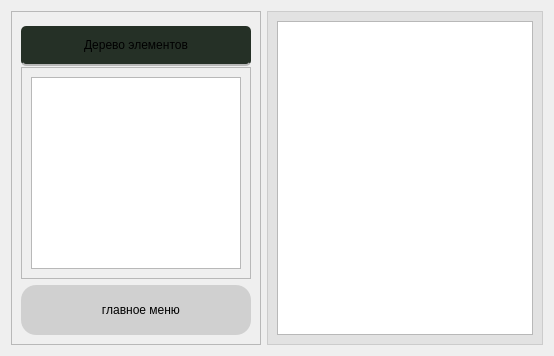
         <widget class="QWidget" name="page_3">
          <layout class="QHBoxLayout" name="horizontalLayout_7">
           <item>
            <widget class="QFrame" name="frame_5">
             <property name="minimumSize">
              <size>
               <width>250</width>
               <height>0</height>
              </size>
             </property>
             <property name="maximumSize">
              <size>
               <width>250</width>
               <height>16777215</height>
              </size>
             </property>
             <property name="styleSheet">
              <string notr="true">QPushButton{
	font: 12pt &quot;Sans Serif&quot;;
	background-color: rgba(195, 195, 195, 0.7);
border-radius: 15px;
}

QPushButton:hover {
	background-color: rgba(197, 197, 197, 0.4);
border: 3px   solid rgba(37, 48, 38, 1);
	 
}

QPushButton:pressed {
	background-color: rgba(216, 216, 216, 0.2);
}</string>
             </property>
             <property name="frameShape">
              <enum>QFrame::StyledPanel</enum>
             </property>
             <property name="frameShadow">
              <enum>QFrame::Raised</enum>
             </property>
             <layout class="QVBoxLayout" name="verticalLayout">
              <item>
               <widget class="QLabel" name="label_9">
                <property name="minimumSize">
                 <size>
                  <width>0</width>
                  <height>40</height>
                 </size>
                </property>
                <property name="maximumSize">
                 <size>
                  <width>16777215</width>
                  <height>30</height>
                 </size>
                </property>
                <property name="styleSheet">
                 <string notr="true">font: 12pt &quot;Sans Serif&quot;;
border-bottom: 2px   solid rgb(184, 184, 184);
background-color: rgba(37, 48, 38, 1);
border-radius: 5px;</string>
                </property>
                <property name="text">
                 <string>Дерево элементов</string>
                </property>
                <property name="alignment">
                 <set>Qt::AlignCenter</set>
                </property>
               </widget>
              </item>
              <item>
               <widget class="QFrame" name="reestr_tree_frame">
                <property name="frameShape">
                 <enum>QFrame::StyledPanel</enum>
                </property>
                <property name="frameShadow">
                 <enum>QFrame::Raised</enum>
                </property>
                <layout class="QVBoxLayout" name="verticalLayout_12">
                 <item>
                  <widget class="QTreeView" name="treeView"/>
                 </item>
                </layout>
               </widget>
              </item>
              <item>
               <widget class="QPushButton" name="go_back_menu_reestr">
                <property name="minimumSize">
                 <size>
                  <width>0</width>
                  <height>50</height>
                 </size>
                </property>
                <property name="text">
                 <string>   главное меню</string>
                </property>
                <property name="icon">
                 <iconset>
                  <normaloff>../images/menu.png</normaloff>../images/menu.png</iconset>
                </property>
                <property name="iconSize">
                 <size>
                  <width>20</width>
                  <height>20</height>
                 </size>
                </property>
               </widget>
              </item>
             </layout>
            </widget>
           </item>
           <item>
            <widget class="QFrame" name="frame_3">
             <property name="styleSheet">
              <string notr="true">#frame_3{
	background-color: rgba(195, 195, 195, 0.3);
}</string>
             </property>
             <property name="frameShape">
              <enum>QFrame::StyledPanel</enum>
             </property>
             <property name="frameShadow">
              <enum>QFrame::Raised</enum>
             </property>
             <layout class="QVBoxLayout" name="verticalLayout_13">
              <item>
               <widget class="QTableView" name="tableView"/>
              </item>
             </layout>
            </widget>
           </item>
          </layout>
         </widget>
